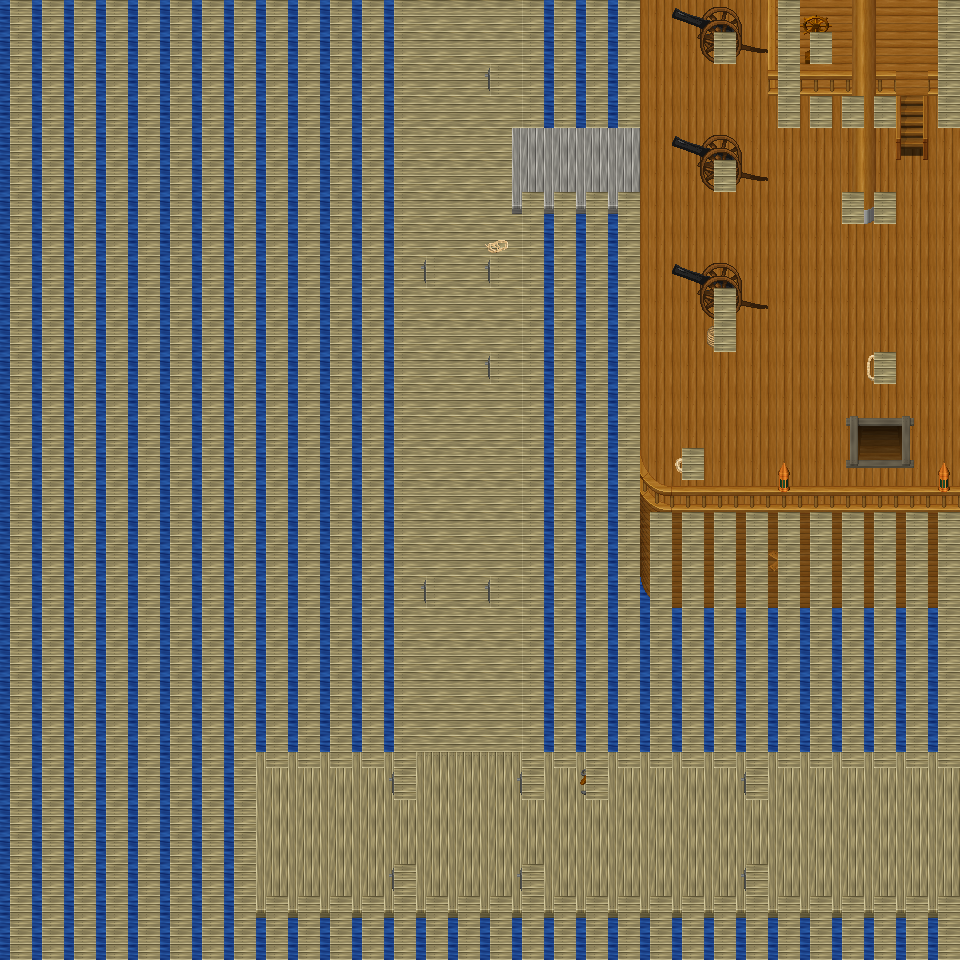

A level layout from a 2D game, rendered from its tile map. Below: a short description, then the map file with tile-grid data replaced by summaries:
An orthogonal 30x30 tile map with 32x32 px tiles, 6 tile layers (Ground, Object, Object2, Above, ...), 10 tilesets and 3 objects (3x mapExit).

<map version="1.0" orientation="orthogonal" renderorder="right-down" width="30" height="30" tilewidth="32" tileheight="32" nextobjectid="4">
  <tileset firstgid="1" name="tileset_object_boardwalk" tilewidth="32" tileheight="32" tilecount="36" columns="6">
    <image source="../drawable/tileset_object_boardwalk.png" width="192" height="192" />
  </tileset>
  <tileset firstgid="37" name="tileset_item_weapon_cannon" tilewidth="32" tileheight="32" tilecount="12" columns="3">
    <image source="../drawable/tileset_item_weapon_cannon.png" width="96" height="128" />
  </tileset>
  <tileset firstgid="49" name="tileset_logic_collision" tilewidth="32" tileheight="32" tilecount="1" columns="1">
    <image source="../drawable/tileset_logic_collision.png" width="32" height="32" />
  </tileset>
  <tileset firstgid="50" name="tileset_item_banners_flag" tilewidth="32" tileheight="32" tilecount="12" columns="3">
    <image source="../drawable/tileset_item_banners_flag.png" width="96" height="128" />
  </tileset>
  <tileset firstgid="62" name="tileset_item_flagpole" tilewidth="32" tileheight="32" tilecount="3" columns="1">
    <image source="../drawable/tileset_item_flagpole.png" width="32" height="96" />
  </tileset>
  <tileset firstgid="65" name="tileset_ground_ground" tilewidth="32" tileheight="32" tilecount="33" columns="3">
    <image source="../drawable/tileset_ground_ground.png" width="96" height="352" />
  </tileset>
  <tileset firstgid="98" name="tileset_item_ropes" tilewidth="32" tileheight="32" tilecount="4" columns="2">
    <image source="../drawable/tileset_item_ropes.png" width="64" height="64" />
  </tileset>
  <tileset firstgid="102" name="tileset_object_row_boat" tilewidth="32" tileheight="32" tilecount="30" columns="6">
    <image source="../drawable/tileset_object_row_boat.png" width="192" height="160" />
  </tileset>
  <tileset firstgid="132" name="tileset_object_ship" tilewidth="32" tileheight="32" tilecount="368" columns="16">
    <image source="../drawable/tileset_object_ship.png" width="512" height="736" />
  </tileset>
  <tileset firstgid="500" name="tileset_building_stairs_wooden_ns" tilewidth="32" tileheight="32" tilecount="105" columns="7">
    <image source="../drawable/tileset_building_stairs_wooden_ns.png" width="224" height="480" />
  </tileset>
  <layer name="Ground" width="30" height="30">
    <data>[900 cells, 900 non-empty, 2 distinct tile ids]</data>
  </layer>
  <layer name="Object" width="30" height="30">
    <data>[900 cells, 333 non-empty, 38 distinct tile ids]</data>
  </layer>
  <layer name="Object2" width="30" height="30">
    <data>[900 cells, 37 non-empty, 14 distinct tile ids]</data>
  </layer>
  <layer name="Above" width="30" height="30">
    <data>[900 cells, 38 non-empty, 11 distinct tile ids]</data>
  </layer>
  <layer name="Above2" width="30" height="30">
    <data>[900 cells, 7 non-empty, 3 distinct tile ids]</data>
  </layer>
  <layer name="Walkable" width="30" height="30">
    <data>[900 cells, 605 non-empty, 1 distinct tile ids]</data>
  </layer>
  <objectgroup name="MapEvents">
    <object id="1" name="north" type="mapExit" x="416" y="0" width="96" height="32">
      <properties>
        <property name="map" value="level_0_x260_y44" />
        <property name="x" value="13" />
        <property name="y" value="28" />
      </properties>
    </object>
    <object id="2" name="north2" type="mapExit" x="640" y="0" width="128" height="32">
      <properties>
        <property name="map" value="level_0_x260_y44" />
        <property name="x" value="20" />
        <property name="y" value="28" />
      </properties>
    </object>
    <object id="3" name="north3" type="mapExit" x="800" y="0" width="128" height="32">
      <properties>
        <property name="map" value="level_0_x260_y44" />
        <property name="x" value="25" />
        <property name="y" value="28" />
      </properties>
    </object>
  </objectgroup>
</map>
